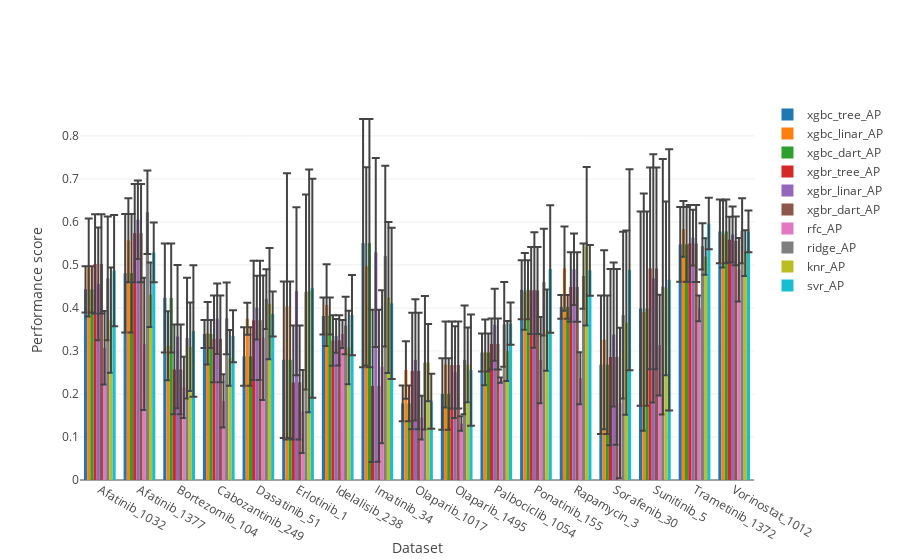
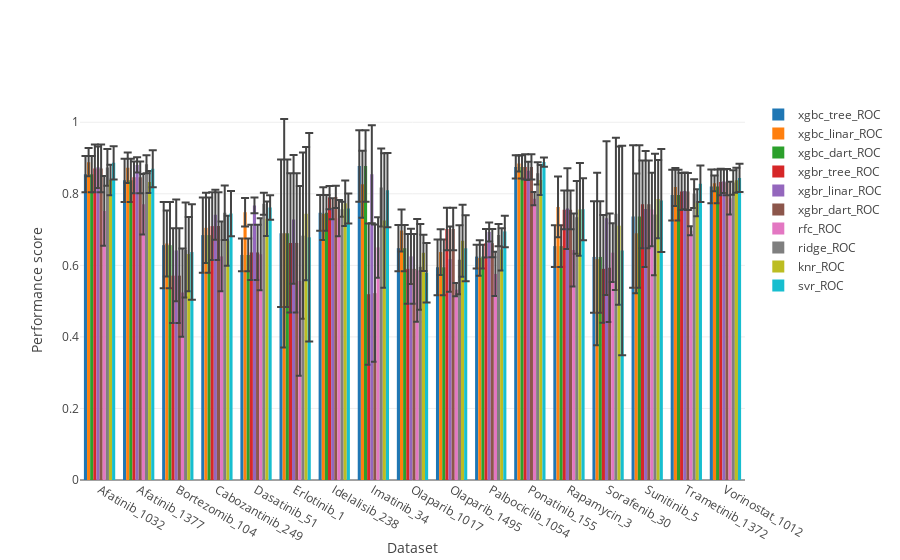

The notebook cell these images were saved under, in order:
### Code cell
data1_1 = go.Bar(
    x = results[results['classifier'] == 'XGBClassifier_tree_d']['dataset'],
    y = results[results['classifier'] == 'XGBClassifier_tree_d']['mean_test_binarize_average_precision_scorer'],
    error_y = dict(
        type='data',
        array=results[results['classifier'] == 'XGBClassifier_tree_d']['std_test_binarize_average_precision_scorer']),  
    name = 'xgbc_tree_AP'
)

data1_2 = go.Bar(
    x = results[results['classifier'] == 'XGBClassifier_linear_d']['dataset'],
    y = results[results['classifier'] == 'XGBClassifier_linear_d']['mean_test_binarize_average_precision_scorer'],
    error_y = dict(
        type='data',
        array=results[results['classifier'] == 'XGBClassifier_linear_d']['std_test_binarize_average_precision_scorer']),
    name = 'xgbc_linar_AP'
)

data1_3 = go.Bar(
    x = results[results['classifier'] == 'XGBClassifier_dart_d']['dataset'],
    y = results[results['classifier'] == 'XGBClassifier_dart_d']['mean_test_binarize_average_precision_scorer'],
    error_y = dict(
        type='data',
        array=results[results['classifier'] == 'XGBClassifier_dart_d']['std_test_binarize_average_precision_scorer']),
    name = 'xgbc_dart_AP'
)

data2_1 = go.Bar(
    x = results[results['classifier'] == 'XGBRegressor_tree_d']['dataset'],
    y = results[results['classifier'] == 'XGBRegressor_tree_d']['mean_test_binarize_average_precision_scorer'],
    error_y = dict(
        type='data',
        array=results[results['classifier'] == 'XGBRegressor_tree_d']['std_test_binarize_average_precision_scorer']),
    name = 'xgbr_tree_AP'
)

data2_2 = go.Bar(
    x = results[results['classifier'] == 'XGBRegressor_linear_d']['dataset'],
    y = results[results['classifier'] == 'XGBRegressor_linear_d']['mean_test_binarize_average_precision_scorer'],
    error_y = dict(
        type='data',
        array=results[results['classifier'] == 'XGBRegressor_linear_d']['std_test_binarize_average_precision_scorer']),
    name = 'xgbr_linar_AP'
)

data2_3 = go.Bar(
    x = results[results['classifier'] == 'XGBRegressor_dart_d']['dataset'],
    y = results[results['classifier'] == 'XGBRegressor_dart_d']['mean_test_binarize_average_precision_scorer'],
    error_y = dict(
        type='data',
        array=results[results['classifier'] == 'XGBRegressor_dart_d']['std_test_binarize_average_precision_scorer']),
    name = 'xgbr_dart_AP'
)

data3 = go.Bar(
    x = results[results['classifier'] == 'RandomForestClassifier_d']['dataset'],
    y = results[results['classifier'] == 'RandomForestClassifier_d']['mean_test_binarize_average_precision_scorer'],
    error_y = dict(
        type='data',
        array=results[results['classifier'] == 'RandomForestClassifier_d']['std_test_binarize_average_precision_scorer']),
    name = 'rfc_AP'
)

data5 = go.Bar(
    x = results[results['classifier'] == 'Ridge_d']['dataset'],
    y = results[results['classifier'] == 'Ridge_d']['mean_test_binarize_average_precision_scorer'],
    error_y = dict(
        type='data',
        array=results[results['classifier'] == 'Ridge_d']['std_test_binarize_average_precision_scorer']),
    name = 'ridge_AP'
)

data6 = go.Bar(
    x = results[results['classifier'] == 'KNeighborsRegressor_d']['dataset'],
    y = results[results['classifier'] == 'KNeighborsRegressor_d']['mean_test_binarize_average_precision_scorer'],
    error_y = dict(
        type='data',
        array=results[results['classifier'] == 'KNeighborsRegressor_d']['std_test_binarize_average_precision_scorer']),
    name = 'knr_AP'
)

data7 = go.Bar(
    x = results[results['classifier'] == 'SVR_d']['dataset'],
    y = results[results['classifier'] == 'SVR_d']['mean_test_binarize_average_precision_scorer'],
    error_y = dict(
        type='data',
        array=results[results['classifier'] == 'SVR_d']['std_test_binarize_average_precision_scorer']),
    name = 'svr_AP'
)

data11_1 = go.Bar(
    x = results_auc[results_auc['classifier'] == 'XGBClassifier_tree_d']['dataset'],
    y = results_auc[results_auc['classifier'] == 'XGBClassifier_tree_d']['mean_test_binarize_auc_scorer'],
    error_y = dict(
        type='data',
        array=results_auc[results_auc['classifier'] == 'XGBClassifier_tree_d']['std_test_binarize_auc_scorer']),
    name = 'xgbc_tree_ROC'
)

data11_2 = go.Bar(
    x = results_auc[results_auc['classifier'] == 'XGBClassifier_linear_d']['dataset'],
    y = results_auc[results_auc['classifier'] == 'XGBClassifier_linear_d']['mean_test_binarize_auc_scorer'],
    error_y = dict(
        type='data',
        array=results_auc[results_auc['classifier'] == 'XGBClassifier_linear_d']['std_test_binarize_auc_scorer']),
    name = 'xgbc_linar_ROC'
)

data11_3 = go.Bar(
    x = results_auc[results_auc['classifier'] == 'XGBClassifier_dart_d']['dataset'],
    y = results_auc[results_auc['classifier'] == 'XGBClassifier_dart_d']['mean_test_binarize_auc_scorer'],
    error_y = dict(
        type='data',
        array=results_auc[results_auc['classifier'] == 'XGBClassifier_dart_d']['std_test_binarize_auc_scorer']),
    name = 'xgbc_dart_ROC'
)

data12_1 = go.Bar(
    x = results_auc[results_auc['classifier'] == 'XGBRegressor_tree_d']['dataset'],
    y = results_auc[results_auc['classifier'] == 'XGBRegressor_tree_d']['mean_test_binarize_auc_scorer'],
    error_y = dict(
        type='data',
        array=results_auc[results_auc['classifier'] == 'XGBRegressor_tree_d']['std_test_binarize_auc_scorer']),
    name = 'xgbr_tree_ROC'
)

data12_2 = go.Bar(
    x = results_auc[results_auc['classifier'] == 'XGBRegressor_linear_d']['dataset'],
    y = results_auc[results_auc['classifier'] == 'XGBRegressor_linear_d']['mean_test_binarize_auc_scorer'],
    error_y = dict(
        type='data',
        array=results_auc[results_auc['classifier'] == 'XGBRegressor_linear_d']['std_test_binarize_auc_scorer']),
    name = 'xgbr_linar_ROC'
)

data12_3 = go.Bar(
    x = results_auc[results_auc['classifier'] == 'XGBRegressor_dart_d']['dataset'],
    y = results_auc[results_auc['classifier'] == 'XGBRegressor_dart_d']['mean_test_binarize_auc_scorer'],
    error_y = dict(
        type='data',
        array=results_auc[results_auc['classifier'] == 'XGBRegressor_dart_d']['std_test_binarize_auc_scorer']),
    name = 'xgbr_dart_ROC'
)

data13 = go.Bar(
    x = results_auc[results_auc['classifier'] == 'RandomForestClassifier_d']['dataset'],
    y = results_auc[results_auc['classifier'] == 'RandomForestClassifier_d']['mean_test_binarize_auc_scorer'],
    error_y = dict(
        type='data',
        array=results_auc[results_auc['classifier'] == 'RandomForestClassifier_d']['std_test_binarize_auc_scorer']),
    name = 'rfc_ROC'
)

data15 = go.Bar(
    x = results_auc[results_auc['classifier'] == 'Ridge_d']['dataset'],
    y = results_auc[results_auc['classifier'] == 'Ridge_d']['mean_test_binarize_auc_scorer'],
    error_y = dict(
        type='data',
        array=results_auc[results_auc['classifier'] == 'Ridge_d']['std_test_binarize_auc_scorer']),
    name = 'ridge_ROC'
)

data16 = go.Bar(
    x = results_auc[results_auc['classifier'] == 'KNeighborsRegressor_d']['dataset'],
    y = results_auc[results_auc['classifier'] == 'KNeighborsRegressor_d']['mean_test_binarize_auc_scorer'],
    error_y = dict(
        type='data',
        array=results_auc[results_auc['classifier'] == 'KNeighborsRegressor_d']['std_test_binarize_auc_scorer']),
    name = 'knr_ROC'
)

data17 = go.Bar(
    x = results_auc[results_auc['classifier'] == 'SVR_d']['dataset'],
    y = results_auc[results_auc['classifier'] == 'SVR_d']['mean_test_binarize_auc_scorer'],
    error_y = dict(
        type='data',
        array=results_auc[results_auc['classifier'] == 'SVR_d']['std_test_binarize_auc_scorer']),
    name = 'svr_ROC'
)



layout = go.Layout(
    xaxis=dict(
        title='Dataset'
    ),
    yaxis=dict(
        title='Performance score'
    ),
    barmode = 'group'
)
fig = go.Figure(data=[data1_1, data1_2, data1_3, data2_1, data2_2, data2_3, data3, data5, data6, data7], layout=layout)
iplot(fig)
#iplot(fig, filename='/Users/guq/Downloads/newplot_ap_1.png', image='png')


fig = go.Figure(data=[data11_1, data11_2, data11_3, data12_1, data12_2, data12_3, data13, data15, data16, data17], layout=layout)
#iplot(fig, filename='/Users/guq/Downloads/newplot_roc_1.png', image='png')
iplot(fig)
# To show plot, paste the link to this GitHub notebook into http://nbviewer.jupyter.org/

### Figure 1 — Plotly figure (JSON) as saved in the notebook; plotly's stock layout.template omitted (floating-point values rounded to 4 significant figures)
{"data": [{"error_y": {"array": [0.05352, 0.1376, 0.1265, 0.03244, 0.06802, 0.182, 0.04282, 0.2887, 0.04178, 0.08317, 0.04392, 0.06882, 0.02749, 0.1611, 0.2258, 0.08681, 0.07407], "type": "data"}, "name": "xgbc_tree_AP", "type": "bar", "uid": "48e7e14e-7d91-11e9-b3e0-acbc32846fd5", "x": ["Afatinib_1032", "Afatinib_1377", "Bortezomib_104", "Cabozantinib_249", "Dasatinib_51", "Erlotinib_1", "Idelalisib_238", "Imatinib_34", "Olaparib_1017", "Olaparib_1495", "Palbociclib_1054", "Ponatinib_155", "Rapamycin_3", "Sorafenib_30", "Sunitinib_5", "Trametinib_1372", "Vorinostat_1012"], "y": [0.4433, 0.4808, 0.4232, 0.3395, 0.2874, 0.2795, 0.3814, 0.5507, 0.1781, 0.2, 0.2965, 0.4424, 0.4025, 0.268, 0.3987, 0.5478, 0.578]}, {"error_y": {"array": [0.1139, 0.09765, 0.08028, 0.07264, 0.03725, 0.3095, 0.09506, 0.2307, 0.06694, 0.1002, 0.07666, 0.08908, 0.09793, 0.2081, 0.2758, 0.06483, 0.07773], "type": "data"}, "name": "xgbc_linar_AP", "type": "bar", "uid": "48e7e478-7d91-11e9-b3e0-acbc32846fd5", "x": ["Afatinib_1032", "Afatinib_1377", "Bortezomib_104", "Cabozantinib_249", "Dasatinib_51", "Erlotinib_1", "Idelalisib_238", "Imatinib_34", "Olaparib_1017", "Olaparib_1495", "Palbociclib_1054", "Ponatinib_155", "Rapamycin_3", "Sorafenib_30", "Sunitinib_5", "Trametinib_1372", "Vorinostat_1012"], "y": [0.4941, 0.5573, 0.3121, 0.341, 0.375, 0.4039, 0.4066, 0.4967, 0.2558, 0.2685, 0.2967, 0.4385, 0.4917, 0.3264, 0.3902, 0.5838, 0.5719]}, {"error_y": {"array": [0.05352, 0.1376, 0.1265, 0.03244, 0.06802, 0.182, 0.04282, 0.2887, 0.04178, 0.08317, 0.04392, 0.06882, 0.02749, 0.1611, 0.2258, 0.08681, 0.07407], "type": "data"}, "name": "xgbc_dart_AP", "type": "bar", "uid": "48e7e568-7d91-11e9-b3e0-acbc32846fd5", "x": ["Afatinib_1032", "Afatinib_1377", "Bortezomib_104", "Cabozantinib_249", "Dasatinib_51", "Erlotinib_1", "Idelalisib_238", "Imatinib_34", "Olaparib_1017", "Olaparib_1495", "Palbociclib_1054", "Ponatinib_155", "Rapamycin_3", "Sorafenib_30", "Sunitinib_5", "Trametinib_1372", "Vorinostat_1012"], "y": [0.4433, 0.4808, 0.4232, 0.3395, 0.2874, 0.2795, 0.3814, 0.5507, 0.1781, 0.2, 0.2965, 0.4424, 0.4025, 0.268, 0.3987, 0.5478, 0.578]}, {"error_y": {"array": [0.1154, 0.1142, 0.1045, 0.1008, 0.1386, 0.1325, 0.05864, 0.1769, 0.1354, 0.1011, 0.05927, 0.1012, 0.08082, 0.2047, 0.2345, 0.08968, 0.05332], "type": "data"}, "name": "xgbr_tree_AP", "type": "bar", "uid": "48e7e608-7d91-11e9-b3e0-acbc32846fd5", "x": ["Afatinib_1032", "Afatinib_1377", "Bortezomib_104", "Cabozantinib_249", "Dasatinib_51", "Erlotinib_1", "Idelalisib_238", "Imatinib_34", "Olaparib_1017", "Olaparib_1495", "Palbociclib_1054", "Ponatinib_155", "Rapamycin_3", "Sorafenib_30", "Sunitinib_5", "Trametinib_1372", "Vorinostat_1012"], "y": [0.5024, 0.5738, 0.2571, 0.3279, 0.3714, 0.2269, 0.3244, 0.2187, 0.2537, 0.2673, 0.3163, 0.4408, 0.4487, 0.2857, 0.4919, 0.5499, 0.5588]}, {"error_y": {"array": [0.1312, 0.09115, 0.1665, 0.08194, 0.07422, 0.1953, 0.0393, 0.2197, 0.1409, 0.1069, 0.08356, 0.1343, 0.08323, 0.1675, 0.2886, 0.06487, 0.06504], "type": "data"}, "name": "xgbr_linar_AP", "type": "bar", "uid": "48e7e694-7d91-11e9-b3e0-acbc32846fd5", "x": ["Afatinib_1032", "Afatinib_1377", "Bortezomib_104", "Cabozantinib_249", "Dasatinib_51", "Erlotinib_1", "Idelalisib_238", "Imatinib_34", "Olaparib_1017", "Olaparib_1495", "Palbociclib_1054", "Ponatinib_155", "Rapamycin_3", "Sorafenib_30", "Sunitinib_5", "Trametinib_1372", "Vorinostat_1012"], "y": [0.456, 0.6052, 0.3334, 0.3751, 0.4007, 0.4389, 0.335, 0.5292, 0.2794, 0.2507, 0.3611, 0.4417, 0.49, 0.3383, 0.4687, 0.5636, 0.571]}, {"error_y": {"array": [0.1154, 0.1142, 0.1045, 0.1008, 0.1386, 0.1325, 0.05847, 0.1767, 0.1354, 0.1011, 0.05922, 0.1012, 0.08082, 0.2043, 0.2345, 0.08968, 0.0567], "type": "data"}, "name": "xgbr_dart_AP", "type": "bar", "uid": "48e7e720-7d91-11e9-b3e0-acbc32846fd5", "x": ["Afatinib_1032", "Afatinib_1377", "Bortezomib_104", "Cabozantinib_249", "Dasatinib_51", "Erlotinib_1", "Idelalisib_238", "Imatinib_34", "Olaparib_1017", "Olaparib_1495", "Palbociclib_1054", "Ponatinib_155", "Rapamycin_3", "Sorafenib_30", "Sunitinib_5", "Trametinib_1372", "Vorinostat_1012"], "y": [0.5024, 0.5738, 0.2571, 0.3279, 0.3714, 0.2269, 0.3246, 0.2189, 0.2537, 0.2673, 0.3163, 0.4408, 0.4487, 0.2862, 0.4919, 0.5499, 0.5559]}, {"error_y": {"array": [0.08546, 0.1537, 0.07105, 0.06199, 0.1449, 0.09633, 0.03256, 0.1779, 0.05078, 0.01696, 0.006069, 0.1003, 0.06046, 0.175, 0.117, 0.02981, 0.07357], "type": "data"}, "name": "rfc_AP", "type": "bar", "uid": "48e7e7de-7d91-11e9-b3e0-acbc32846fd5", "x": ["Afatinib_1032", "Afatinib_1377", "Bortezomib_104", "Cabozantinib_249", "Dasatinib_51", "Erlotinib_1", "Idelalisib_238", "Imatinib_34", "Olaparib_1017", "Olaparib_1495", "Palbociclib_1054", "Ponatinib_155", "Rapamycin_3", "Sorafenib_30", "Sunitinib_5", "Trametinib_1372", "Vorinostat_1012"], "y": [0.3074, 0.3164, 0.2154, 0.1838, 0.3307, 0.1594, 0.3397, 0.2635, 0.1452, 0.1313, 0.2322, 0.2786, 0.2369, 0.1788, 0.3135, 0.3989, 0.4888]}, {"error_y": {"array": [0.1439, 0.09703, 0.1403, 0.0836, 0.06943, 0.2266, 0.06665, 0.21, 0.1553, 0.1265, 0.09862, 0.124, 0.07591, 0.1938, 0.2973, 0.05383, 0.07564], "type": "data"}, "name": "ridge_AP", "type": "bar", "uid": "48e7e874-7d91-11e9-b3e0-acbc32846fd5", "x": ["Afatinib_1032", "Afatinib_1377", "Bortezomib_104", "Cabozantinib_249", "Dasatinib_51", "Erlotinib_1", "Idelalisib_238", "Imatinib_34", "Olaparib_1017", "Olaparib_1495", "Palbociclib_1054", "Ponatinib_155", "Rapamycin_3", "Sorafenib_30", "Sunitinib_5", "Trametinib_1372", "Vorinostat_1012"], "y": [0.4687, 0.6228, 0.33, 0.3757, 0.4207, 0.4372, 0.3591, 0.5205, 0.2725, 0.2794, 0.3619, 0.4602, 0.4742, 0.3834, 0.4493, 0.5433, 0.5794]}, {"error_y": {"array": [0.1222, 0.07509, 0.1029, 0.06475, 0.1293, 0.2821, 0.08562, 0.1757, 0.08979, 0.08682, 0.06973, 0.09436, 0.1845, 0.2139, 0.2019, 0.0425, 0.05316], "type": "data"}, "name": "knr_AP", "type": "bar", "uid": "48e7e900-7d91-11e9-b3e0-acbc32846fd5", "x": ["Afatinib_1032", "Afatinib_1377", "Bortezomib_104", "Cabozantinib_249", "Dasatinib_51", "Erlotinib_1", "Idelalisib_238", "Imatinib_34", "Olaparib_1017", "Olaparib_1495", "Palbociclib_1054", "Ponatinib_155", "Rapamycin_3", "Sorafenib_30", "Sunitinib_5", "Trametinib_1372", "Vorinostat_1012"], "y": [0.3718, 0.4307, 0.3097, 0.2841, 0.4099, 0.4396, 0.3082, 0.4243, 0.273, 0.2675, 0.2997, 0.3483, 0.5434, 0.3659, 0.4456, 0.5196, 0.5277]}, {"error_y": {"array": [0.1291, 0.06949, 0.153, 0.06052, 0.05227, 0.2546, 0.0933, 0.1761, 0.06396, 0.1295, 0.04917, 0.1484, 0.0589, 0.2337, 0.3037, 0.05988, 0.04833], "type": "data"}, "name": "svr_AP", "type": "bar", "uid": "48e7e978-7d91-11e9-b3e0-acbc32846fd5", "x": ["Afatinib_1032", "Afatinib_1377", "Bortezomib_104", "Cabozantinib_249", "Dasatinib_51", "Erlotinib_1", "Idelalisib_238", "Imatinib_34", "Olaparib_1017", "Olaparib_1495", "Palbociclib_1054", "Ponatinib_155", "Rapamycin_3", "Sorafenib_30", "Sunitinib_5", "Trametinib_1372", "Vorinostat_1012"], "y": [0.4869, 0.5291, 0.3464, 0.3344, 0.3859, 0.4458, 0.3836, 0.4107, 0.1829, 0.2556, 0.3637, 0.4905, 0.4876, 0.4886, 0.4656, 0.5964, 0.578]}], "layout": {"barmode": "group", "xaxis": {"title": "Dataset"}, "yaxis": {"title": "Performance score"}}}

### Figure 2 — Plotly figure (JSON) as saved in the notebook; plotly's stock layout.template omitted (floating-point values rounded to 4 significant figures)
{"data": [{"error_y": {"array": [0.05058, 0.06049, 0.1208, 0.1051, 0.0457, 0.206, 0.05005, 0.1001, 0.06456, 0.07779, 0.03304, 0.03246, 0.05824, 0.1559, 0.1992, 0.07085, 0.04728], "type": "data"}, "name": "xgbc_tree_ROC", "type": "bar", "uid": "48ef1cf2-7d91-11e9-b3e0-acbc32846fd5", "x": ["Afatinib_1032", "Afatinib_1377", "Bortezomib_104", "Cabozantinib_249", "Dasatinib_51", "Erlotinib_1", "Idelalisib_238", "Imatinib_34", "Olaparib_1017", "Olaparib_1495", "Palbociclib_1054", "Ponatinib_155", "Rapamycin_3", "Sorafenib_30", "Sunitinib_5", "Trametinib_1372", "Vorinostat_1012"], "y": [0.8548, 0.8378, 0.6564, 0.6845, 0.6291, 0.6896, 0.7468, 0.8776, 0.648, 0.5945, 0.6245, 0.8753, 0.6537, 0.6235, 0.7369, 0.7964, 0.8206]}, {"error_y": {"array": [0.03947, 0.04241, 0.09239, 0.09804, 0.03984, 0.3194, 0.0738, 0.09369, 0.05861, 0.06389, 0.04969, 0.02251, 0.08507, 0.2411, 0.1674, 0.05334, 0.02196], "type": "data"}, "name": "xgbc_linar_ROC", "type": "bar", "uid": "48ef1e6e-7d91-11e9-b3e0-acbc32846fd5", "x": ["Afatinib_1032", "Afatinib_1377", "Bortezomib_104", "Cabozantinib_249", "Dasatinib_51", "Erlotinib_1", "Idelalisib_238", "Imatinib_34", "Olaparib_1017", "Olaparib_1495", "Palbociclib_1054", "Ponatinib_155", "Rapamycin_3", "Sorafenib_30", "Sunitinib_5", "Trametinib_1372", "Vorinostat_1012"], "y": [0.8883, 0.8729, 0.6611, 0.7049, 0.7488, 0.6897, 0.7444, 0.8265, 0.6972, 0.6372, 0.6203, 0.8846, 0.7633, 0.6175, 0.6897, 0.8189, 0.8294]}, {"error_y": {"array": [0.05058, 0.06049, 0.1208, 0.1051, 0.0457, 0.206, 0.05005, 0.1001, 0.06456, 0.07779, 0.03304, 0.03246, 0.05824, 0.1559, 0.1992, 0.07085, 0.04728], "type": "data"}, "name": "xgbc_dart_ROC", "type": "bar", "uid": "48ef1f2c-7d91-11e9-b3e0-acbc32846fd5", "x": ["Afatinib_1032", "Afatinib_1377", "Bortezomib_104", "Cabozantinib_249", "Dasatinib_51", "Erlotinib_1", "Idelalisib_238", "Imatinib_34", "Olaparib_1017", "Olaparib_1495", "Palbociclib_1054", "Ponatinib_155", "Rapamycin_3", "Sorafenib_30", "Sunitinib_5", "Trametinib_1372", "Vorinostat_1012"], "y": [0.8548, 0.8378, 0.6564, 0.6845, 0.6291, 0.6896, 0.7468, 0.8776, 0.648, 0.5945, 0.6245, 0.8753, 0.6537, 0.6235, 0.7369, 0.7964, 0.8206]}, {"error_y": {"array": [0.06675, 0.04439, 0.1327, 0.09446, 0.07727, 0.1944, 0.0327, 0.1974, 0.09745, 0.05909, 0.03968, 0.03546, 0.05386, 0.1507, 0.1228, 0.05163, 0.03699], "type": "data"}, "name": "xgbr_tree_ROC", "type": "bar", "uid": "48ef1fc2-7d91-11e9-b3e0-acbc32846fd5", "x": ["Afatinib_1032", "Afatinib_1377", "Bortezomib_104", "Cabozantinib_249", "Dasatinib_51", "Erlotinib_1", "Idelalisib_238", "Imatinib_34", "Olaparib_1017", "Olaparib_1495", "Palbociclib_1054", "Ponatinib_155", "Rapamycin_3", "Sorafenib_30", "Sunitinib_5", "Trametinib_1372", "Vorinostat_1012"], "y": [0.8709, 0.8461, 0.5712, 0.7097, 0.6361, 0.6628, 0.7894, 0.5193, 0.5902, 0.7016, 0.6619, 0.8751, 0.7551, 0.5903, 0.7705, 0.8063, 0.8333]}, {"error_y": {"array": [0.05777, 0.02132, 0.1422, 0.06958, 0.02198, 0.1799, 0.02955, 0.137, 0.07729, 0.09088, 0.02669, 0.02545, 0.113, 0.2147, 0.162, 0.05125, 0.03288], "type": "data"}, "name": "xgbr_linar_ROC", "type": "bar", "uid": "48ef2044-7d91-11e9-b3e0-acbc32846fd5", "x": ["Afatinib_1032", "Afatinib_1377", "Bortezomib_104", "Cabozantinib_249", "Dasatinib_51", "Erlotinib_1", "Idelalisib_238", "Imatinib_34", "Olaparib_1017", "Olaparib_1495", "Palbociclib_1054", "Ponatinib_155", "Rapamycin_3", "Sorafenib_30", "Sunitinib_5", "Trametinib_1372", "Vorinostat_1012"], "y": [0.8742, 0.8807, 0.6416, 0.7414, 0.7676, 0.7283, 0.7581, 0.8549, 0.6251, 0.6174, 0.6932, 0.8643, 0.7586, 0.7319, 0.7576, 0.808, 0.8352]}, {"error_y": {"array": [0.06675, 0.04439, 0.1327, 0.09446, 0.07727, 0.1944, 0.03114, 0.1921, 0.09745, 0.05909, 0.03956, 0.03546, 0.05386, 0.1518, 0.1228, 0.05163, 0.03677], "type": "data"}, "name": "xgbr_dart_ROC", "type": "bar", "uid": "48ef20d0-7d91-11e9-b3e0-acbc32846fd5", "x": ["Afatinib_1032", "Afatinib_1377", "Bortezomib_104", "Cabozantinib_249", "Dasatinib_51", "Erlotinib_1", "Idelalisib_238", "Imatinib_34", "Olaparib_1017", "Olaparib_1495", "Palbociclib_1054", "Ponatinib_155", "Rapamycin_3", "Sorafenib_30", "Sunitinib_5", "Trametinib_1372", "Vorinostat_1012"], "y": [0.8709, 0.8461, 0.5712, 0.7097, 0.6361, 0.6628, 0.7911, 0.5223, 0.5902, 0.7016, 0.662, 0.8751, 0.7551, 0.5933, 0.7705, 0.8063, 0.8325]}, {"error_y": {"array": [0.0973, 0.08447, 0.1234, 0.09723, 0.1008, 0.2653, 0.05044, 0.08448, 0.1434, 0.01841, 0.06197, 0.01872, 0.1022, 0.08213, 0.103, 0.01257, 0.04567], "type": "data"}, "name": "rfc_ROC", "type": "bar", "uid": "48ef215c-7d91-11e9-b3e0-acbc32846fd5", "x": ["Afatinib_1032", "Afatinib_1377", "Bortezomib_104", "Cabozantinib_249", "Dasatinib_51", "Erlotinib_1", "Idelalisib_238", "Imatinib_34", "Olaparib_1017", "Olaparib_1495", "Palbociclib_1054", "Ponatinib_155", "Rapamycin_3", "Sorafenib_30", "Sunitinib_5", "Trametinib_1372", "Vorinostat_1012"], "y": [0.7522, 0.771, 0.5239, 0.625, 0.631, 0.5566, 0.7319, 0.6501, 0.586, 0.532, 0.5761, 0.7864, 0.643, 0.6355, 0.7562, 0.6967, 0.7878]}, {"error_y": {"array": [0.05131, 0.02518, 0.1327, 0.07602, 0.03064, 0.2322, 0.02084, 0.1089, 0.1199, 0.09663, 0.03087, 0.03121, 0.1019, 0.2126, 0.1697, 0.04043, 0.03432], "type": "data"}, "name": "ridge_ROC", "type": "bar", "uid": "48ef21de-7d91-11e9-b3e0-acbc32846fd5", "x": ["Afatinib_1032", "Afatinib_1377", "Bortezomib_104", "Cabozantinib_249", "Dasatinib_51", "Erlotinib_1", "Idelalisib_238", "Imatinib_34", "Olaparib_1017", "Olaparib_1495", "Palbociclib_1054", "Ponatinib_155", "Rapamycin_3", "Sorafenib_30", "Sunitinib_5", "Trametinib_1372", "Vorinostat_1012"], "y": [0.8736, 0.8826, 0.6428, 0.7471, 0.7722, 0.683, 0.7568, 0.8178, 0.596, 0.6158, 0.6845, 0.8573, 0.7341, 0.744, 0.7419, 0.8006, 0.8314]}, {"error_y": {"array": [0.04246, 0.03086, 0.1038, 0.06985, 0.04815, 0.1862, 0.06362, 0.1882, 0.051, 0.1005, 0.05881, 0.0419, 0.1294, 0.2213, 0.1094, 0.03784, 0.03486], "type": "data"}, "name": "knr_ROC", "type": "bar", "uid": "48ef2260-7d91-11e9-b3e0-acbc32846fd5", "x": ["Afatinib_1032", "Afatinib_1377", "Bortezomib_104", "Cabozantinib_249", "Dasatinib_51", "Erlotinib_1", "Idelalisib_238", "Imatinib_34", "Olaparib_1017", "Olaparib_1495", "Palbociclib_1054", "Ponatinib_155", "Rapamycin_3", "Sorafenib_30", "Sunitinib_5", "Trametinib_1372", "Vorinostat_1012"], "y": [0.8386, 0.833, 0.6315, 0.6686, 0.7301, 0.7444, 0.7734, 0.7254, 0.6349, 0.6688, 0.6446, 0.8383, 0.7564, 0.7109, 0.7852, 0.7749, 0.8377]}, {"error_y": {"array": [0.04647, 0.0519, 0.1334, 0.06295, 0.0345, 0.2915, 0.04213, 0.1037, 0.08315, 0.09233, 0.04398, 0.0127, 0.08687, 0.2929, 0.1438, 0.05126, 0.03932], "type": "data"}, "name": "svr_ROC", "type": "bar", "uid": "48ef22d8-7d91-11e9-b3e0-acbc32846fd5", "x": ["Afatinib_1032", "Afatinib_1377", "Bortezomib_104", "Cabozantinib_249", "Dasatinib_51", "Erlotinib_1", "Idelalisib_238", "Imatinib_34", "Olaparib_1017", "Olaparib_1495", "Palbociclib_1054", "Ponatinib_155", "Rapamycin_3", "Sorafenib_30", "Sunitinib_5", "Trametinib_1372", "Vorinostat_1012"], "y": [0.8867, 0.8702, 0.6371, 0.7446, 0.7617, 0.6784, 0.7589, 0.8101, 0.5794, 0.6477, 0.6949, 0.8887, 0.7568, 0.6415, 0.7813, 0.8282, 0.8444]}], "layout": {"barmode": "group", "xaxis": {"title": "Dataset"}, "yaxis": {"title": "Performance score"}}}
